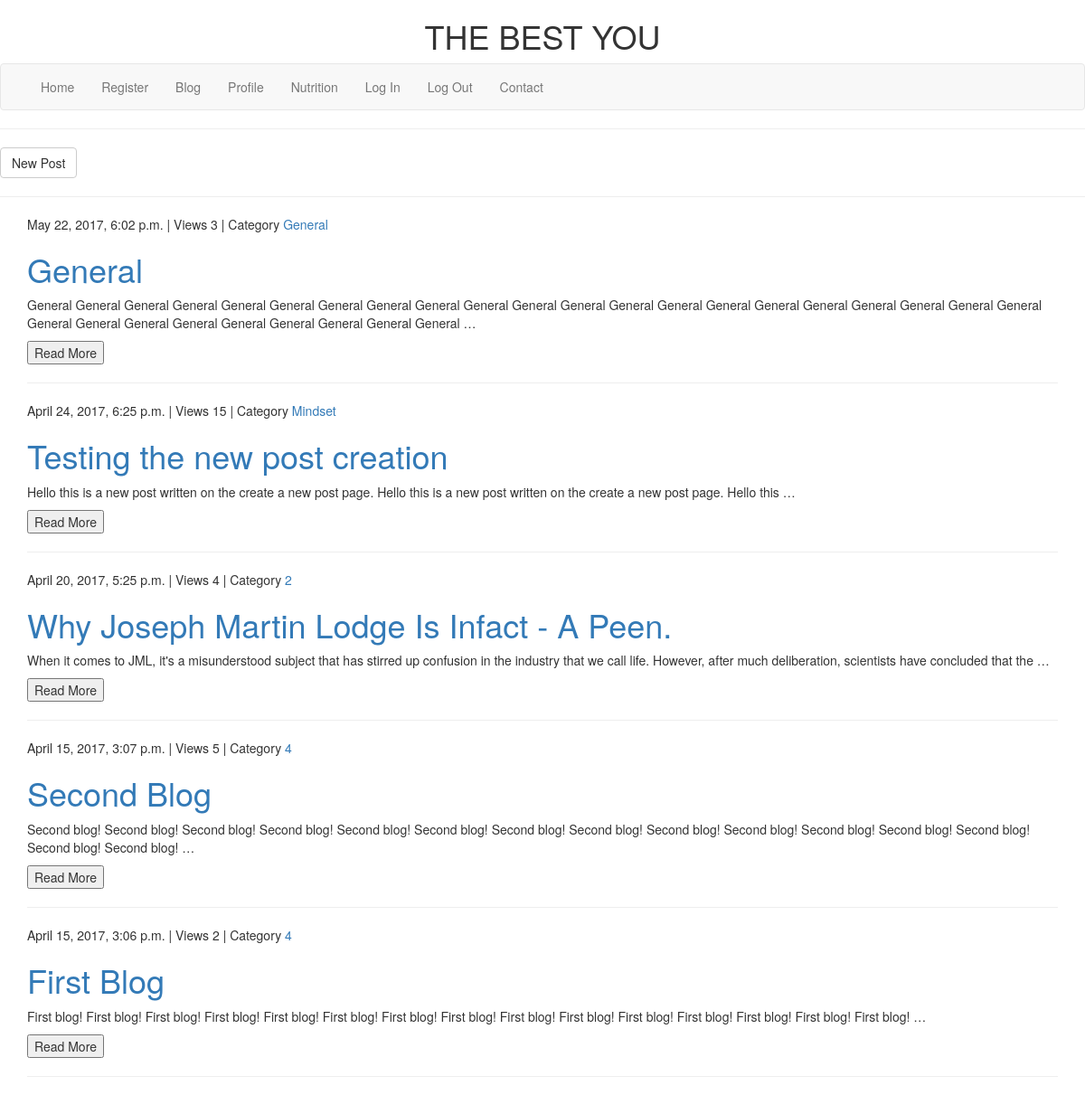
/blog/, run on an earlier commit of the app's database.
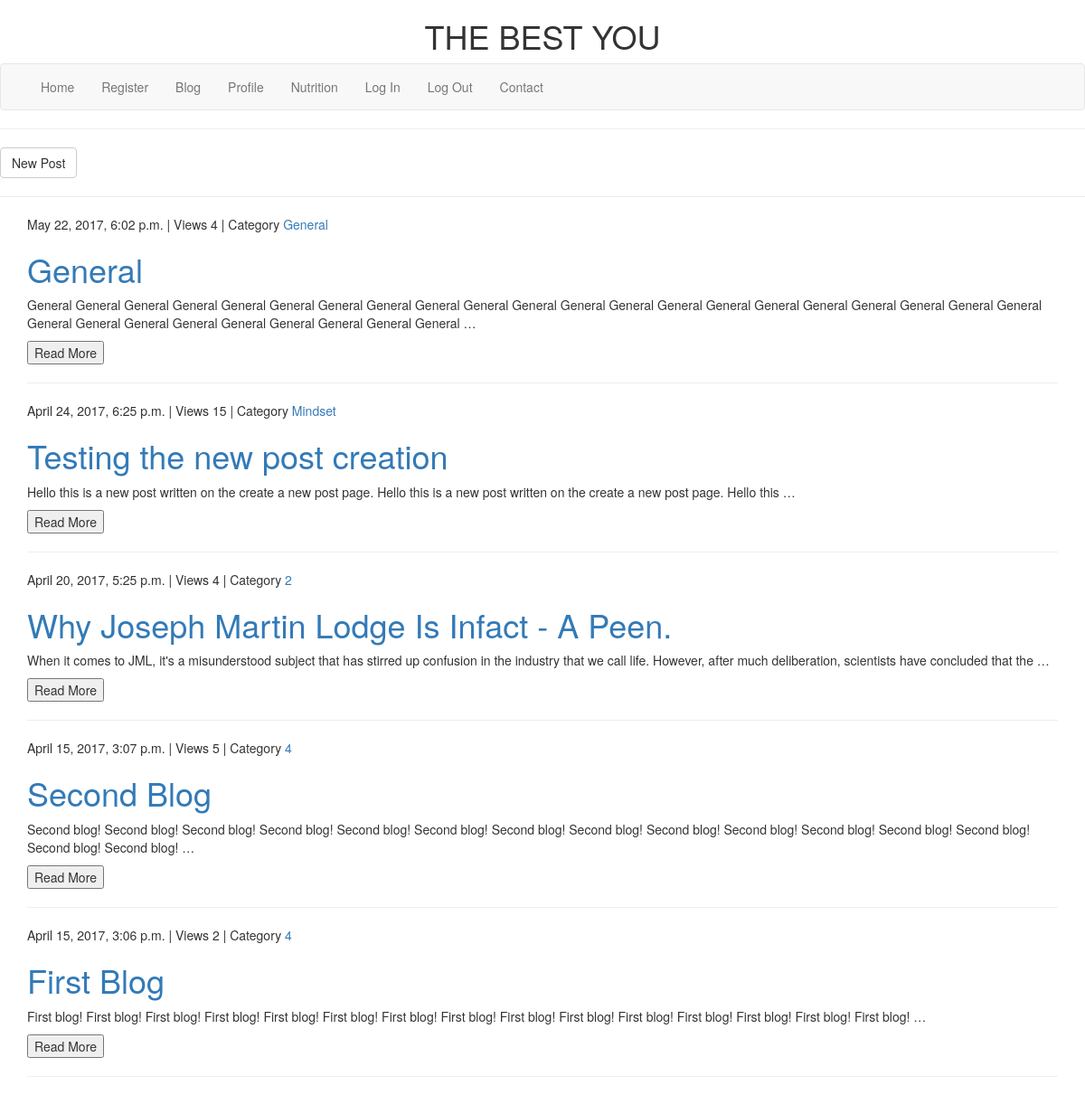
And on a later commit of the database.
### blog/models.py (models this page shows, shortened)
class Post(models.Model):
    author = models.ForeignKey('auth.User')
    title = models.CharField(max_length=250)
    content = models.TextField()
    date_created = models.DateTimeField(auto_now_add=True)
    date_published = models.DateTimeField(blank=True, null=True)
    views = models.IntegerField(default=0)
    category = models.CharField(max_length=9, choices=categories, default='General')
    image = models.ImageField(upload_to='blog_images', blank=True)

### blog/views.py (the view)
# urls.py: url(r'^blog/$', blog_views.post_list, name='post_list'),
def post_list(request):
    posts = Post.objects.filter(date_published__lte=timezone.now()).order_by('-date_published')
    args = {'posts': posts}
    return render(request, 'blog/blogposts.html', args)

### templates/blog/blogposts.html
{% extends 'base.html' %}
{% block content %}
    <hr>
    <button class="btn btn-default" onclick="location.href='{% url 'new_post' %}'">New Post</button>
    <hr>
    {% for post in posts %}
        <div class="container">
            <div>{{ post.date_published }} | Views {{ post.views }} | Category <a href="#">{{ post.category }}</a> </div>
            <h1><a href="">{{ post.title }}</a></h1>
            <p>{{ post.content|truncatewords:30 }}</p>
            <p><button onclick="location.href={{ post.id }}">Read More</button></p>
            <hr>
        </div>
    {% endfor %}
{% endblock %}

What changed in the data, as far as the page shows it:
changed Post "General": views "3" → "4"
